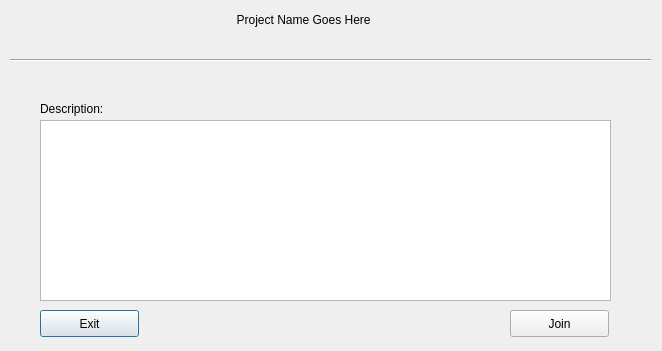
<?xml version="1.0" encoding="UTF-8"?>
<ui version="4.0">
 <class>JoinProjectWindow</class>
 <widget class="QDialog" name="JoinProjectWindow">
  <property name="geometry">
   <rect>
    <x>0</x>
    <y>0</y>
    <width>662</width>
    <height>351</height>
   </rect>
  </property>
  <property name="windowTitle">
   <string>View Project</string>
  </property>
  <widget class="QLabel" name="projectNameLbl">
   <property name="geometry">
    <rect>
     <x>220</x>
     <y>10</y>
     <width>241</width>
     <height>20</height>
    </rect>
   </property>
   <property name="text">
    <string>     Project Name Goes Here</string>
   </property>
  </widget>
  <widget class="Line" name="line">
   <property name="geometry">
    <rect>
     <x>10</x>
     <y>50</y>
     <width>641</width>
     <height>20</height>
    </rect>
   </property>
   <property name="orientation">
    <enum>Qt::Horizontal</enum>
   </property>
  </widget>
  <widget class="QTextBrowser" name="projectDescriptTb">
   <property name="geometry">
    <rect>
     <x>40</x>
     <y>120</y>
     <width>571</width>
     <height>181</height>
    </rect>
   </property>
  </widget>
  <widget class="QLabel" name="descriptionLbl">
   <property name="geometry">
    <rect>
     <x>40</x>
     <y>100</y>
     <width>91</width>
     <height>17</height>
    </rect>
   </property>
   <property name="text">
    <string>Description:</string>
   </property>
  </widget>
  <widget class="QPushButton" name="leaveProjectBtn">
   <property name="geometry">
    <rect>
     <x>40</x>
     <y>310</y>
     <width>99</width>
     <height>27</height>
    </rect>
   </property>
   <property name="text">
    <string>Exit</string>
   </property>
  </widget>
  <widget class="QPushButton" name="joinProjectBtn">
   <property name="geometry">
    <rect>
     <x>510</x>
     <y>310</y>
     <width>99</width>
     <height>27</height>
    </rect>
   </property>
   <property name="text">
    <string>Join</string>
   </property>
  </widget>
  <widget class="QLabel" name="statusLbl">
   <property name="geometry">
    <rect>
     <x>150</x>
     <y>320</y>
     <width>351</width>
     <height>20</height>
    </rect>
   </property>
   <property name="text">
    <string/>
   </property>
  </widget>
 </widget>
 <resources/>
 <connections/>
</ui>
